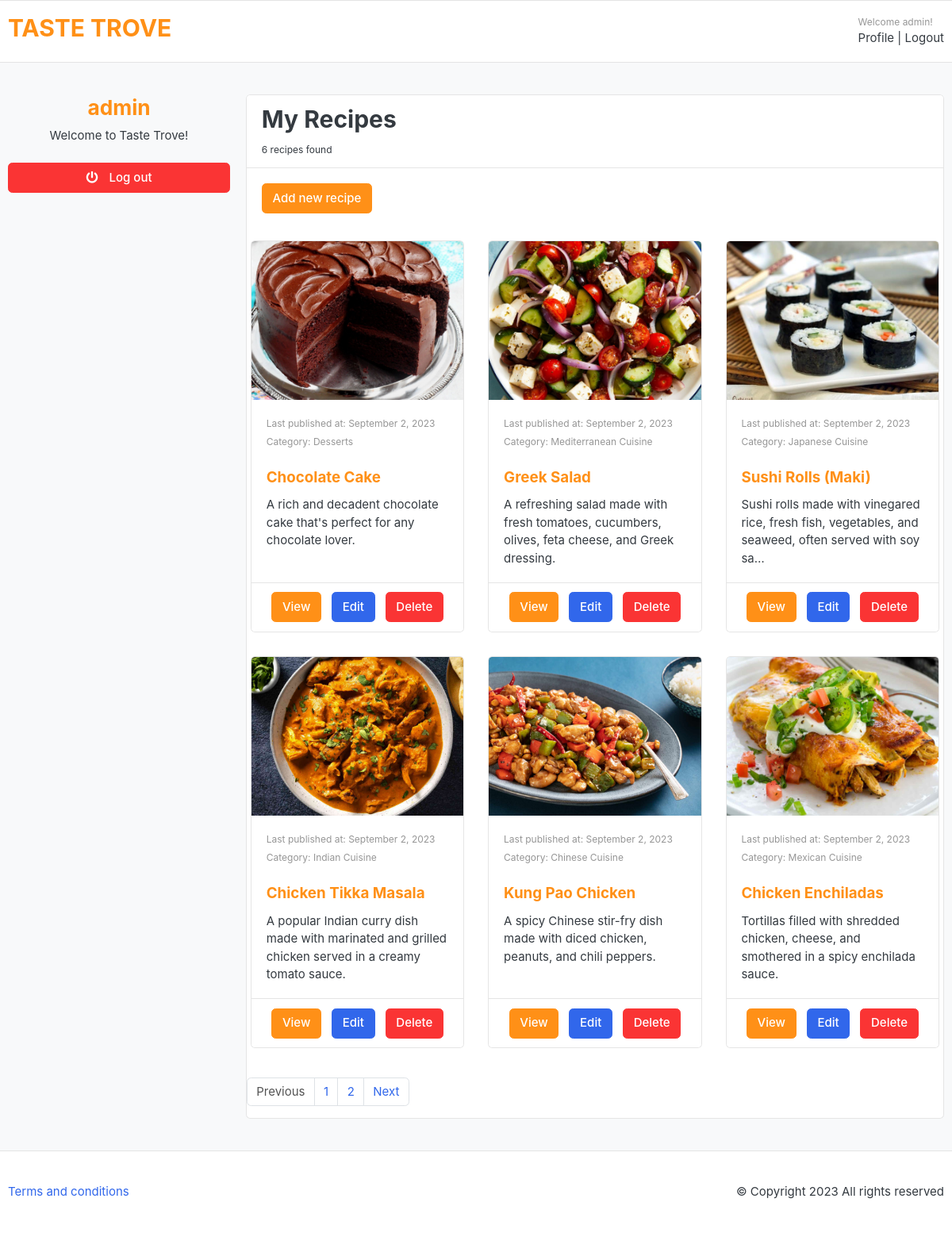
Page /account/profile/ (signed in) on the committed database.
### recipe/models.py (models this page shows, shortened)
class Recipe(models.Model):
    recipe_name = models.CharField(max_length=100, unique=True)
    slug = models.SlugField(max_length=200, unique=True)
    descriptions = models.TextField(blank=True)
    image = models.ImageField(upload_to="photos/recipe")
    category = models.ForeignKey(Category, on_delete=models.CASCADE)
    created_date = models.DateTimeField(auto_now_add=True)
    updated_date = models.DateTimeField(auto_now=True)
    created_by = models.ForeignKey(User, on_delete=models.CASCADE)

### category/models.py (models this page shows, shortened)
class Category(models.Model):
    category_name = models.CharField(max_length=50, unique=True)
    slug = models.SlugField(max_length=200, unique=True)
    description = models.TextField(blank=True)

### account/views.py (the view)
# urls.py: path("profile/", profile, name="profile"),
def profile(request):
    if request.user.is_authenticated:
        is_recipe_exist = Recipe.objects.filter(created_by=request.user).exists()
        my_recipes = None
        if is_recipe_exist:
            my_recipes = Recipe.objects.filter(created_by=request.user).order_by('-updated_date')
        paginator = Paginator(my_recipes, 6)
        page = request.GET.get('page')
        paged_recipes = paginator.get_page(page)
        return render(request, 'profile.html', {'my_recipes': paged_recipes})
    else:
        return redirect('login')

### account/templates/profile.html
{% extends 'base.html' %}
{% block body %}
<section class="section-conten padding-y bg">
<div class="container">
	<div class="row">
	<aside class="col-md-3">
		<div class="d-flex justify-content-center align-items-center flex-column">
			<h3 class="text-warning">{{request.user.username}}</h3>
			<p>Welcome to Taste Trove!</p>
		</div>
		<br>
		<a class="btn btn-danger btn-block" href="{% url 'logout' %}"> <i class="fa fa-power-off"></i> <span class="text">Log out</span> </a>
	</aside>
	<main class="col-md-9">
		<article class="card">
		<header class="card-header">
			<h2><strong class="d-inline-block mr-3">My Recipes</strong></h2>
			<small>{{my_recipes|length}} recipes found</small>
		</header>
		<div class="card-body">
			<a href="{% url 'create_recipe' %}" class="btn btn-warning">Add new recipe</a>
		</div>
		{% if my_recipes %}
		<div class="row">
			{% for recipe in my_recipes %}
			<div class="col-12 col-md-6 col-lg-4 p-3">
				<div class="card h-100">
					<img class="card-img-top" style="height: 200px; object-fit: cover;" src="{{recipe.image.url}}" alt="Card image cap">
					<div class="card-body">
						<p class="m-0"><small class="text-muted">Last published at: {{recipe.updated_date|date:"F j, Y" }}</small></p>
						<p class="mb-4"><small class="text-muted">Category: {{recipe.category.category_name}}</small></p>
						<h5 class="card-title text-warning">{{recipe.recipe_name}}</h5>
						<p class="card-text">{{recipe.descriptions|truncatechars:100}}</p>
					</div>
					<div class="card-footer">
						<div class="button-group d-flex justify-content-around align-items-center">
							<a href="{% url 'recipe_details' recipe.category.slug recipe.slug %}" class="btn btn-warning">View</a>
							<a href="{% url 'edit_recipe' recipe.category.slug recipe.slug %}" class="btn btn-primary">Edit</a>
							<a href="{% url 'delete_recipe' recipe.category.slug recipe.slug %}" class="btn btn-danger">Delete</a>
						</div>
					</div>
				</div>
			</div>
			{% endfor %}
		</div>
		<nav class="mt-4" aria-label="Page navigation sample">
			<ul class="pagination">
				{% if my_recipes.has_previous %}
				<li class="page-item"><a class="page-link" href="?page={{my_recipes.previous_page_number}}">Previous</a></li>
				{% else %}
				<li class="page-item disabled"><a class="page-link" href="#">Previous</a></li>
				{% endif %}
				{% for i in my_recipes.paginator.page_range %}
				<li class="page-item"><a class="page-link" href="?page={{i}}">{{i}}</a></li>
				{% endfor %}
				{% if my_recipes.has_next %}
				<li class="page-item"><a class="page-link" href="?page={{my_recipes.next_page_number}}">Next</a></li>
				{% else %}
				<li class="page-item disabled"><a class="page-link" href="#">Next</a></li>
				{% endif %}
			</ul>
		</nav>
		{% else %}
		<h3 class="text-danger">No recipe available!</h3>
		{% endif %}
		</article>
	</main>
</div>
</div>
</section>
{% endblock %}

### templates/base.html (shortened to what this page needs)
{% load static %}
<!DOCTYPE html>
<html lang="en">
<head>
    <link href="{% static 'css/bootstrap.css' %}" rel="stylesheet" type="text/css" />
    <link
      href="{% static 'fonts/fontawesome/css/all.min.css' %}"
      type="text/css"
      rel="stylesheet"
    />
    <link href="{% static 'css/ui.css' %}" rel="stylesheet" type="text/css" />
    <link
      href="{% static 'css/responsive.css' %}"
      rel="stylesheet"
      media="only screen and (max-width: 1200px)"
    />
  </head>
<body>
    <header class="section-header">
      <section class="header-main border-bottom">
        <div class="container">
          <div class="d-flex flex-nowrape align-items-center justify-content-between">
            <div>
              <a href="{% url 'home' %}" class="brand-wrap text-warning">
                <h2>TASTE TROVE</h2>
              </a>
            </div>
            <div>
              <div class="d-flex justify-content-end mb-3 mb-lg-0">
                <div class="widget-header">
                  {% if request.user.is_authenticated %}
                  <small class="title text-muted">Welcome {{request.user.username}}!</small>
                  <div>
                    <a href="{% url 'profile' %}">Profile</a>
                    <span class="dark-transp"> | </span>
                    <a href="{% url 'logout' %}"> Logout</a>
                  </div>
                  {% else %}
                  <div>
                    <a href="{% url 'login' %}">Login</a>
                    <span class="dark-transp"> | </span>
                    <a href="{% url 'register' %}"> Register</a>
                  </div>
                  {% endif %}
                </div>
              </div>
            </div>
          </div>
        </div>
      </section>
    </header>
    {% block body %} {% endblock %}
  <footer class="section-footer border-top padding-y">
    <div class="container">
      <p class="float-md-right">&copy Copyright {% now "Y" %} All rights reserved</p>
      <p>
        <a href="#">Terms and conditions</a>
      </p>
    </div>
  </footer>
</body>
</html>

### static/css/ui.css (style rules this page uses)
html { font-family: "Inter", sans-serif; font-size: 15px; }
.padding-y { padding-top: 40px; padding-bottom: 40px; }
article:after, .form-group:after { display: block; clear: both; content: ""; }
.bg { background-color: #f8f9fa; }
p:last-child { margin-bottom: 0; }
.header-main { position: relative; padding-top: 1rem; padding-bottom: 1rem; }
.widget-header { display: inline-block; vertical-align: middle; position: relative; }
.widget-header a { color: #343a40; }
.widget-header .title { display: block; }
.btn i + .text { margin-left: 10px; }

### rows in the picture
Recipe: image (picture), updated_date "September 2, 2023", category.category_name "Desserts", recipe_name "Chocolate Cake", descriptions "A rich and decadent chocolate cake that's perfect for any chocolate lover."
Recipe: image (picture), updated_date "September 2, 2023", category.category_name "Mediterranean Cuisine", recipe_name "Greek Salad", descriptions "A refreshing salad made with fresh tomatoes, cucumbers, olives, feta cheese, and Greek dressing."
Recipe: image (picture), updated_date "September 2, 2023", category.category_name "Japanese Cuisine", recipe_name "Sushi Rolls (Maki)", descriptions "Sushi rolls made with vinegared rice, fresh fish, vegetables, and seaweed, often served with soy sa…"
Recipe: image (picture), updated_date "September 2, 2023", category.category_name "Indian Cuisine", recipe_name "Chicken Tikka Masala", descriptions "A popular Indian curry dish made with marinated and grilled chicken served in a creamy tomato sauce."
Recipe: image (picture), updated_date "September 2, 2023", category.category_name "Chinese Cuisine", recipe_name "Kung Pao Chicken", descriptions "A spicy Chinese stir-fry dish made with diced chicken, peanuts, and chili peppers."
Recipe: image (picture), updated_date "September 2, 2023", category.category_name "Mexican Cuisine", recipe_name "Chicken Enchiladas", descriptions "Tortillas filled with shredded chicken, cheese, and smothered in a spicy enchilada sauce."

### other values in the picture
{{ request.user.username }} "admin"
{{ my_recipes|length }} "6"
{{ i }} "1" "2"
